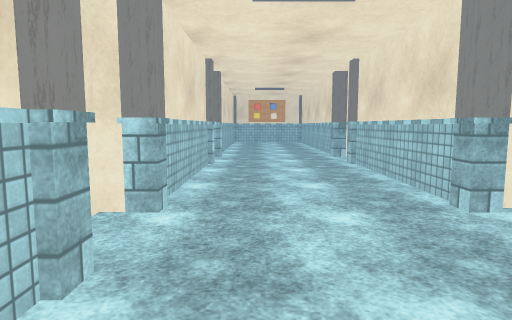
View 1 (above)

17 first-person views from a walk through a 3-D level made in the Unity game engine. The camera is 1.3 m above the floor, tilts 6° down and sees 75° across. Doors are open. The floor is counted in squares, 1 m on a side. Each view is taken from the middle of a square. On the plan, view 1 faces up. The plan holds only what a view shows up to about 14 squares ahead; the rest is blank. The place goes on beyond the plan. Some animated figures are left out. Some surface patterns are stand-ins.

View 2
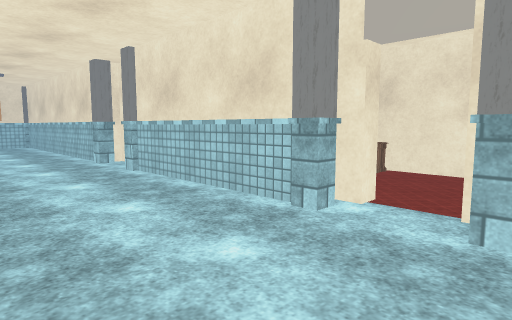

View 3
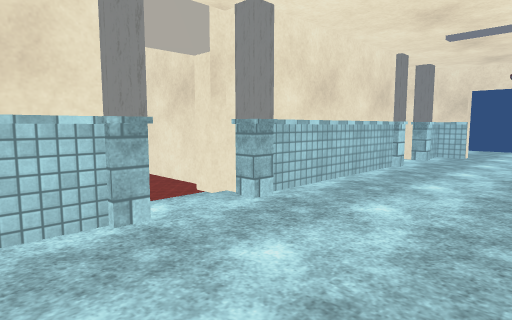

View 4
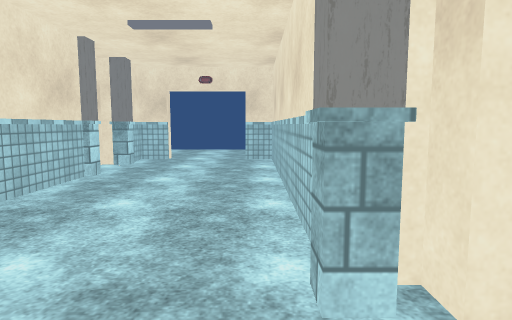

View 5
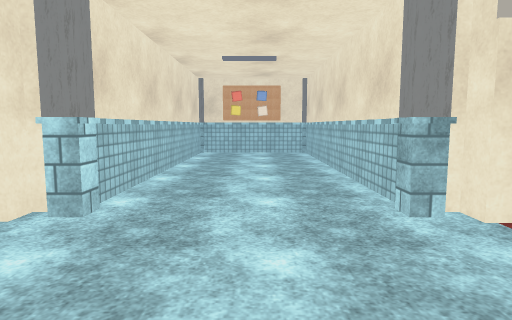

View 6
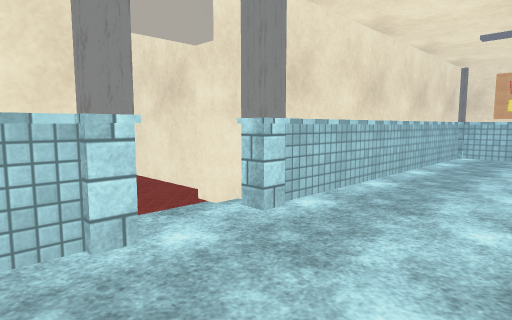

View 7
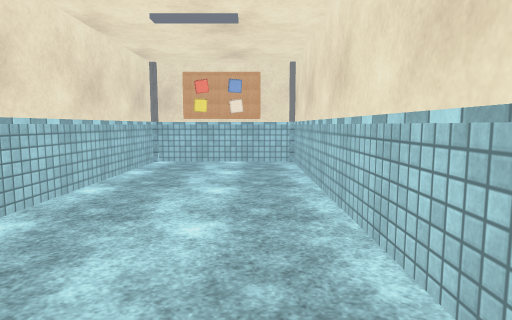

View 8
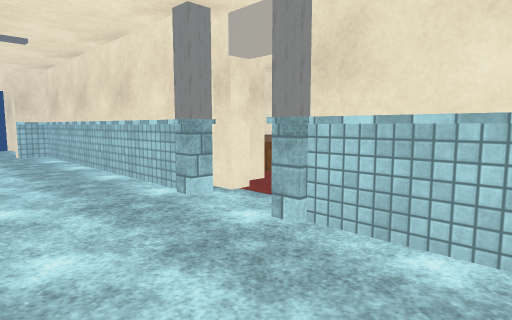

View 9
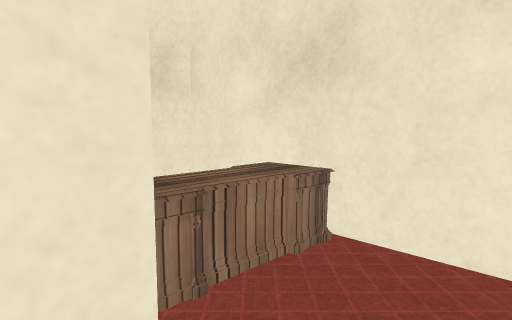

View 10
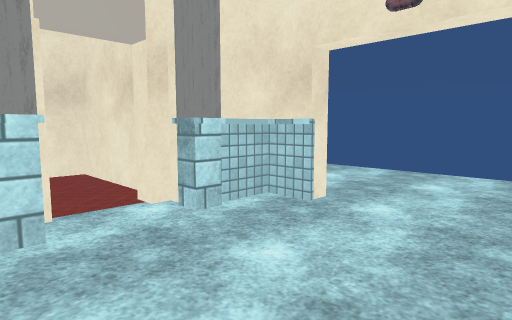

View 11
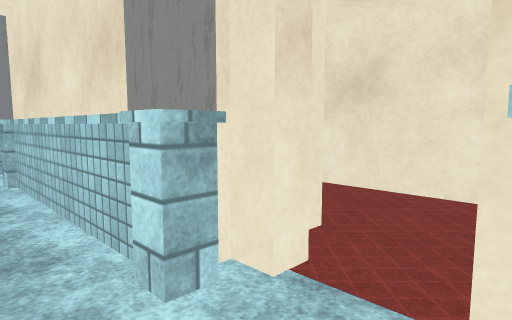

View 12
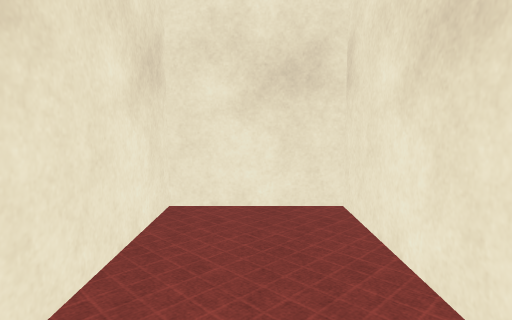

View 13
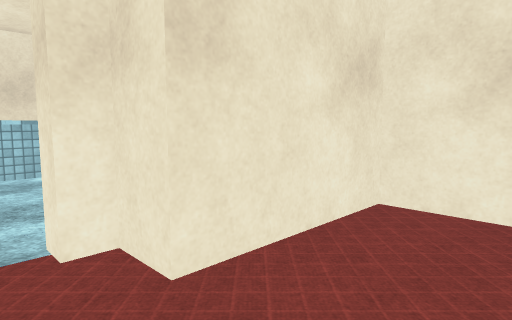

View 14
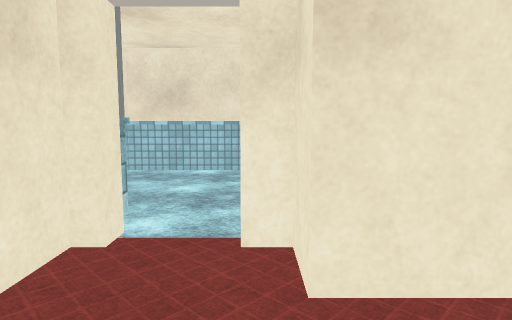

View 15
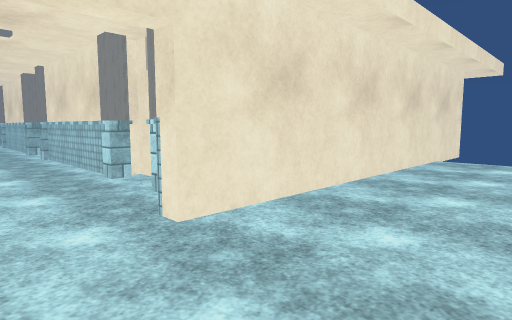

View 16
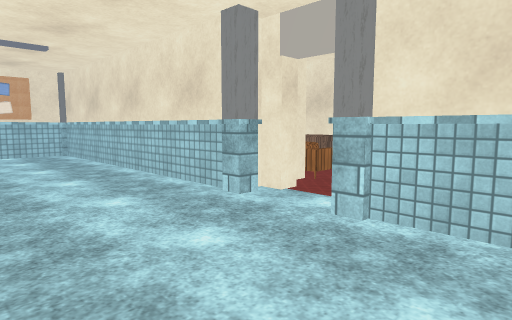

View 17
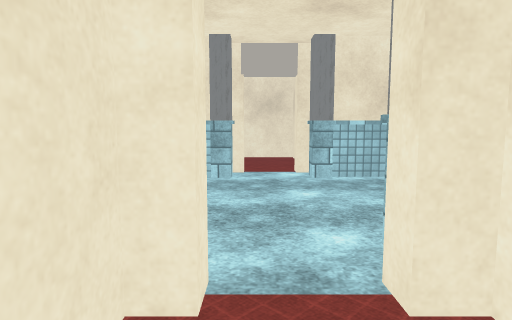

### Floor plan
Ten units are one square. View 1 is at (0, 0); x grows to the right and y downward. Boxes are objects, and circles mark ways between rooms. Rooms are numbered by the first view taken in them; rooms with no view inside come last. Other rooms are left out.
<svg viewBox="-75 -253 215 358">
<path fill="none" stroke="#000" d="M33 -54 33 -106M-16 -105 -16 -55M41 -46 41 -51M41 -115 41 -119M41 -27 41 -31M-16 -24 -16 77 -6 77M41 -134 41 -140M-22 -134 -28 -134M33 -144 33 -248 -16 -248 -16 -144M33 35 33 -24M41 42 41 35M41 60 41 56M24 77 34 77M55 -51 50 -51M84 -41 84 -90M50 -28 74 -28M46 60 84 60 84 -3 56 -3 56 36 46 36 46 42M135 82 24 82M-28 -114 -28 -120M-28 -139 -64 -139"/>
<rect x="-25" y="-35" width="10" height="10" fill="#bbb"><title>pillar</title></rect>
<rect x="-25" y="-55" width="10" height="10" fill="#bbb"><title>pillar</title></rect>
<rect x="-25" y="-125" width="10" height="20" fill="#bbb"><title>pillar</title></rect>
<rect x="-25" y="-145" width="10" height="10" fill="#bbb"><title>pillar</title></rect>
<rect x="25" y="65" width="10" height="10" fill="#bbb"><title>other object</title></rect>
<rect x="25" y="55" width="10" height="10" fill="#bbb"><title>pillar</title></rect>
<rect x="25" y="35" width="10" height="10" fill="#bbb"><title>pillar</title></rect>
<rect x="25" y="-35" width="10" height="10" fill="#bbb"><title>pillar</title></rect>
<rect x="25" y="-55" width="10" height="10" fill="#bbb"><title>pillar</title></rect>
<rect x="25" y="-115" width="10" height="10" fill="#bbb"><title>pillar</title></rect>
<rect x="25" y="-145" width="10" height="10" fill="#bbb"><title>pillar</title></rect>
<rect x="55" y="-75" width="30" height="20" fill="#bbb"><title>table</title></rect>
<circle cx="40" cy="-40" r="3" fill="#2a7"/>
<circle cx="35" cy="50" r="3" fill="#2a7"/>
<circle cx="10" cy="80" r="3" fill="#2a7"/>
<circle cx="-27" cy="-127" r="3" fill="#2a7"/>
<text x="10" y="-80">1</text>
<text x="70" y="-60">2</text>
<text x="70" y="30">3</text>
<text x="60" y="100">4</text>
<text x="-70" y="-110">5</text>
</svg>
Room 1 opens to room 2. Room 1 opens to room 3. Room 1 opens to room 4. Room 1 opens to room 5.

Where each view was taken, in squares from view 1:
view 1: 0 up, 0 right, facing up
view 2: 2 up, 1 left, facing up-right
view 3: 7 up, 1 left, facing down-right
view 4: 5 up, 1 left, facing down
view 5: 9 up, 1 right, facing up
view 6: 10 up, 2 right, facing up-left
view 7: 13 up, 2 right, facing up
view 8: 8 up, 2 right, facing down-left
view 9: 4 up, 5 right, facing up-right
view 10: 3 down, 1 left, facing down-right
view 11: 6 down, 2 right, facing up-right
view 12: 5 down, 7 right, facing up
view 13: 5 down, 8 right, facing up-left
view 14: 4 down, 8 right, facing left
view 15: 12 down, 0 right, facing up-right
view 16: 9 up, 1 left, facing up-right
view 17: 13 up, 5 left, facing right
